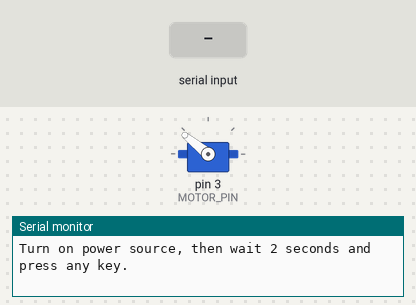
The sketch below on a simulated Arduino Uno, built with avr-gcc and run on an emulated ATmega328P. On the bench: servo, the last lines printed to the serial monitor. The inputs (shaded band) are chosen by the test bench.

Above: at 3.4 s.
3.5 s: "90,45\n" received over Serial
At 4.1 s:
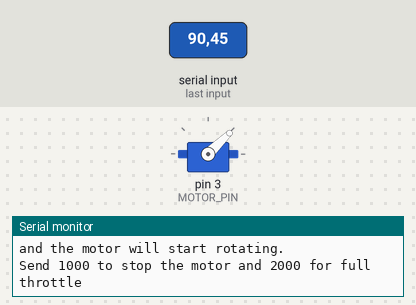
5.0 s: "30,150\n" received over Serial
At 5.4 s:
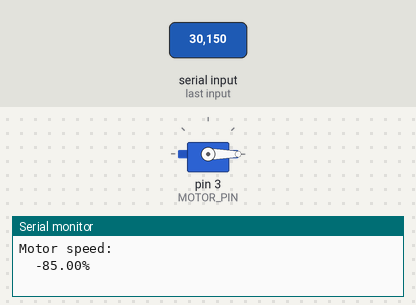
Timing chart, 0 to 8.0 s (numbered marks = the images above; inputs shaded):
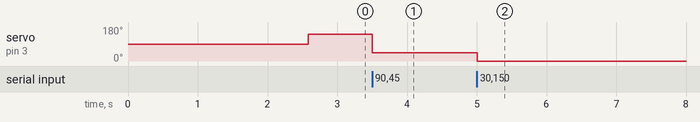

Measured:
- after the input at 3.5 s, servo on pin 3 (MOTOR_PIN): 141° → 44° at once
- after the input at 5.0 s, servo on pin 3 (MOTOR_PIN): 44° → 0° at once

The sketch:

esc_calibration.ino
```cpp
/*ESC calibration sketch; author: ELECTRONOOBS */
#include <Servo.h>

#define MAX_SIGNAL 2000
#define MIN_SIGNAL 1000
#define MOTOR_PIN 3
int DELAY = 1000;

Servo motor;

void setup() {
  Serial.begin(9600);
  Serial.println("Don't forget to subscribe!");
  Serial.println("ELECTRONOOBS ESC calibration...");
  Serial.println(" ");
  delay(1500);
  Serial.println("Program begin...");
  delay(1000);
  Serial.println("This program will start the ESC.");

  motor.attach(MOTOR_PIN);

  Serial.print("Now writing maximum output: (");Serial.print(MAX_SIGNAL);Serial.print(" us in this case)");Serial.print("\n");
  Serial.println("Turn on power source, then wait 2 seconds and press any key.");
  motor.writeMicroseconds(MAX_SIGNAL);

  // Wait for input
  while (!Serial.available());
  Serial.read();

  // Send min output
  Serial.println("\n");
  Serial.println("\n");
  Serial.print("Sending minimum output: (");Serial.print(MIN_SIGNAL);Serial.print(" us in this case)");Serial.print("\n");
  motor.writeMicroseconds(MIN_SIGNAL);
  Serial.println("The ESC is calibrated");
  Serial.println("----");
  Serial.println("Now, type a values between 1000 and 2000 and press enter");
  Serial.println("and the motor will start rotating.");
  Serial.println("Send 1000 to stop the motor and 2000 for full throttle");

}

void loop() {

  if (Serial.available() > 0)
  {
    int DELAY = Serial.parseInt();
    if (DELAY > 100)
    {

      motor.writeMicroseconds(DELAY);
      float SPEED = (DELAY-1000)/10;
      Serial.print("\n");
      Serial.println("Motor speed:"); Serial.print("  "); Serial.print(SPEED); Serial.print("%");
    }
  }
}
```
